Frame 1 (no input): blank canvas, image omitted
Frame 60 (the mouse pressed at the canvas centre just before this capture): blank canvas, image omitted
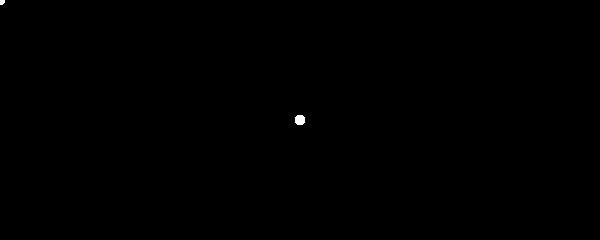
Frame 120 (the mouse held since frame 60 and released just before this capture)

The Processing sketch whose frames 1 and 60 were blank and that drew this single picture after the mouse press (run headless with seeded random() and noise(); from frame 60 on, the mouse is pressed at the canvas centre):

// Processing sketch: ex14_draw
// ── ex14_draw.pde
void setup(){
  size(600, 240);
  background(0);
  noStroke();
}

void draw() {
  fill(255, 100);
  ellipse(mouseX, mouseY, 10, 10);
}
